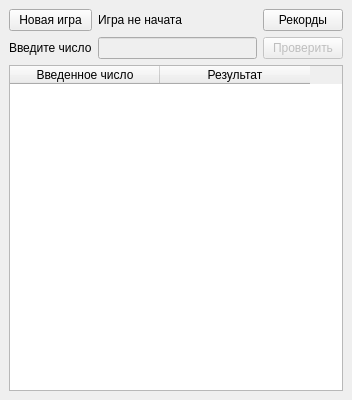
<?xml version="1.0" encoding="UTF-8"?>
<ui version="4.0">
 <class>MainWindow</class>
 <widget class="QMainWindow" name="MainWindow">
  <property name="geometry">
   <rect>
    <x>0</x>
    <y>0</y>
    <width>352</width>
    <height>400</height>
   </rect>
  </property>
  <property name="sizePolicy">
   <sizepolicy hsizetype="Fixed" vsizetype="Fixed">
    <horstretch>0</horstretch>
    <verstretch>0</verstretch>
   </sizepolicy>
  </property>
  <property name="minimumSize">
   <size>
    <width>352</width>
    <height>400</height>
   </size>
  </property>
  <property name="maximumSize">
   <size>
    <width>352</width>
    <height>400</height>
   </size>
  </property>
  <property name="windowTitle">
   <string>Быки и Коровы</string>
  </property>
  <widget class="QWidget" name="centralwidget">
   <layout class="QVBoxLayout" name="verticalLayout_2">
    <item>
     <layout class="QVBoxLayout" name="verticalLayout">
      <item>
       <layout class="QGridLayout" name="gridLayout">
        <item row="1" column="0">
         <widget class="QLabel" name="label_2">
          <property name="text">
           <string>Введите число</string>
          </property>
         </widget>
        </item>
        <item row="0" column="0">
         <widget class="QPushButton" name="newGameButton">
          <property name="text">
           <string>Новая игра</string>
          </property>
         </widget>
        </item>
        <item row="0" column="2">
         <widget class="QPushButton" name="recordsButton">
          <property name="text">
           <string>Рекорды</string>
          </property>
         </widget>
        </item>
        <item row="1" column="1">
         <widget class="QLineEdit" name="userInput">
          <property name="enabled">
           <bool>false</bool>
          </property>
         </widget>
        </item>
        <item row="0" column="1">
         <widget class="QLabel" name="statusLabel">
          <property name="text">
           <string>Игра не начата</string>
          </property>
         </widget>
        </item>
        <item row="1" column="2">
         <widget class="QPushButton" name="checkButton">
          <property name="enabled">
           <bool>false</bool>
          </property>
          <property name="text">
           <string>Проверить</string>
          </property>
         </widget>
        </item>
       </layout>
      </item>
      <item>
       <widget class="QTableWidget" name="gameTableWidget">
        <property name="enabled">
         <bool>true</bool>
        </property>
        <property name="editTriggers">
         <set>QAbstractItemView::NoEditTriggers</set>
        </property>
        <attribute name="horizontalHeaderVisible">
         <bool>true</bool>
        </attribute>
        <attribute name="horizontalHeaderCascadingSectionResizes">
         <bool>false</bool>
        </attribute>
        <attribute name="horizontalHeaderDefaultSectionSize">
         <number>150</number>
        </attribute>
        <column>
         <property name="text">
          <string>Введенное число</string>
         </property>
        </column>
        <column>
         <property name="text">
          <string>Результат</string>
         </property>
        </column>
       </widget>
      </item>
     </layout>
    </item>
   </layout>
  </widget>
 </widget>
 <resources/>
 <connections/>
</ui>
